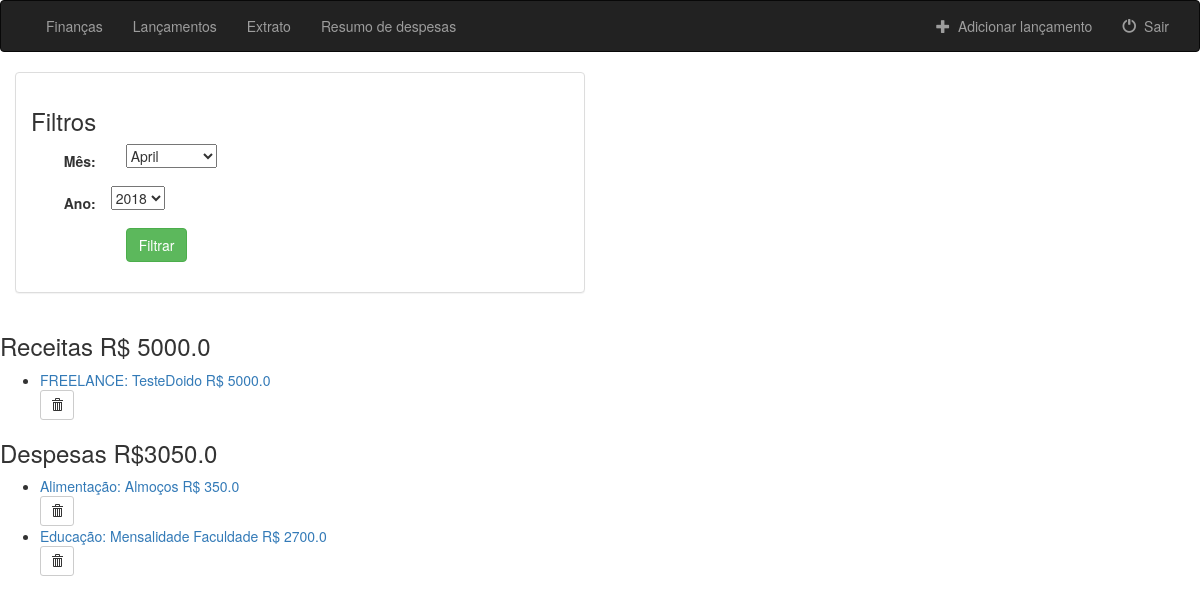
The app's page /finances/list_entry/ (signed in), older data.
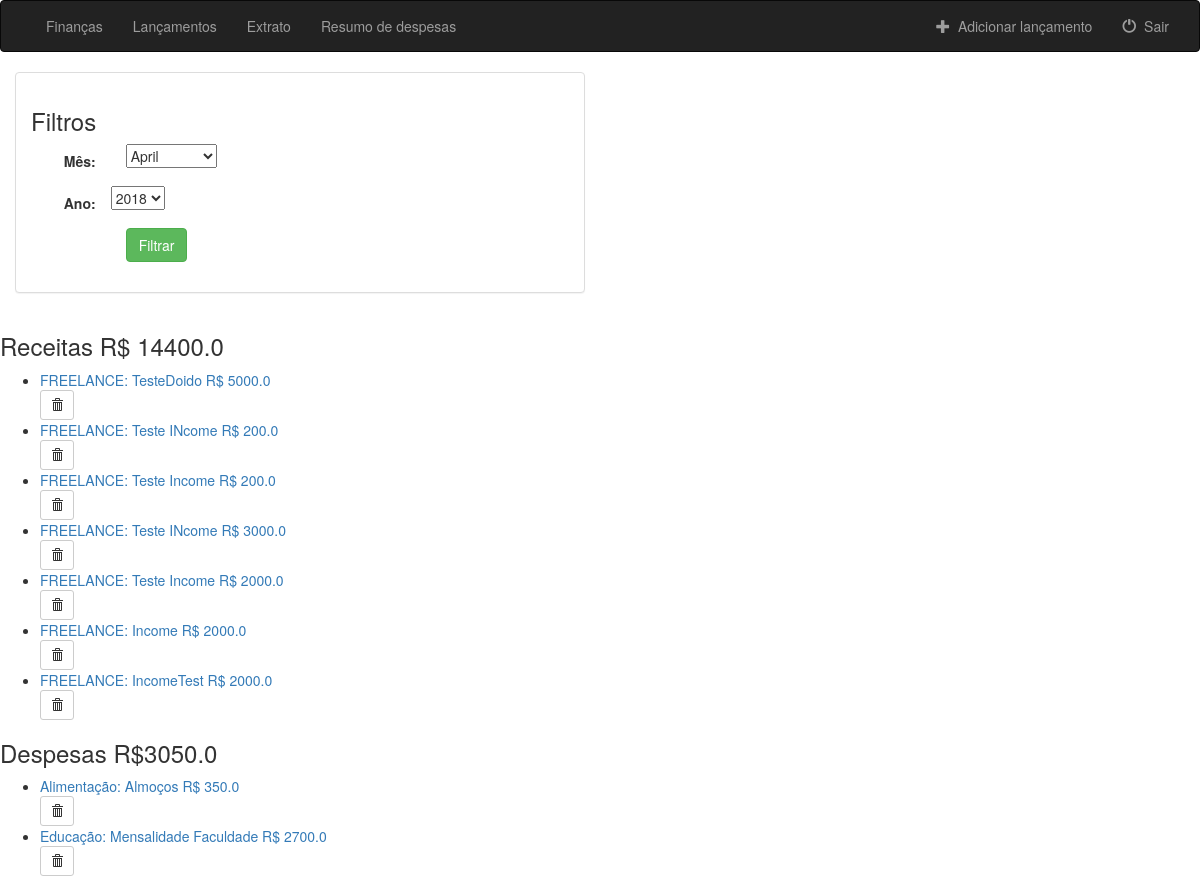
The same page, newer data.
### finances/models.py (models this page shows, shortened)
class Entry(models.Model):
    agent = models.ForeignKey(User, on_delete=models.CASCADE)
    category = models.ForeignKey(Category, on_delete=models.CASCADE)
    description = models.CharField(max_length=100)
    amount = models.FloatField()
    entry_date = models.DateField(default=timezone.now)
    objects = EntryManager()

class Category(models.Model):
    INCOME = 'IN'
    EXPENSE = 'EX'
    ENTRY_TYPE_CHOICES = (
        (INCOME, 'INCOME'),
        (EXPENSE, 'EXPENSE'),
    )
    entries_type = models.CharField(
        max_length=2,
        choices=ENTRY_TYPE_CHOICES,
        default= EXPENSE,
    )
    description = models.CharField(max_length=100)

### finances/views.py (the view, shortened to what this page needs)
# urls.py: path('list_entry/', views.ListEntry.as_view(), name='list_entry'),
class ListEntry(LoginRequiredMixin, View):
    template_name = 'finances/list_entry.html'
    login_url = 'finances:login_user'
    def get(self, request):
        return get_list_entries(request, None, self.template_name)

### finances/models.py (called while the page is built)
    def get_entries(self, user, month, year, limit, entry_type):
        try:
            return self.order_by('entry_date').filter(
                agent=user, category__in=Category.objects.filter(entries_type__in=entry_type),
                entry_date__month=month, entry_date__year=year
                )[:limit]
        except ObjectDoesNotExist:
            return None

    def get_incomes(self, user, month, year, limit):
        return self.get_entries(user, month, year, limit, [('IN')])

    def get_expenses(self, user, month, year, limit):
        return self.get_entries(user, month, year, limit, [('EX')])

    def get_all_entries(self, user, month, year, limit):
        return self.get_entries(user, month, year, limit, [('IN'), ('EX')])

    def get_entries_amount(self, user, entries):
        return entries.aggregate(Sum('amount'))

    def get_amount_expenses_by_category(self, user, month, year, limit):
        expenses = self.get_expenses(user, month, year, limit)
        return expenses.order_by('category__description').values('category__description').annotate(Sum('amount'))

### finances/templates/finances/list_entry.html (shortened to what this page needs)
{% extends 'finances/base.html' %}
{% block body %}
<div class="container-fluid">
        <div class="row">
            <div class="col-sm-12 col-md-6">
                <div class="panel panel-default">
                    <div class="panel-body">
                        <h3>Filtros</h3>
                        <form class="form-horizontal" role="form" action="{% url 'finances:list_entry'%}" method="post" enctype="multipart/form-data">
                            <div class="form-group">
                                <label class="control-label col-sm-2" for="id_month">Mês:</label>
                                <div class="col-sm-10">
                                    <select id="id_month"name="month">
                                        {% for month in months %}
                                            <option value="{{month.0}}"
                                            {% if month.0 == current_month%}selected="selected"{% endif %}>{{month.1}}</option>
                                        {% endfor %}
                                    </select>
                                </div>
                            </div>
                            <div class="form-group">
                                <label class="control-label col-sm-2" for="id_year">Ano:</label>
                                <select name="year" id="id_year">
                                    {% for year in years %}
                                        <option value="{{year}}"
                                        {% if year == current_year%}selected="selected"{% endif %}>{{year}}</option>
                                    {% endfor %}
                                </select>
                            </div>
                            <div class="form-group">
                                <div class="col-sm-offset-2 col-sm-10">
                                    <button type="submit" class="btn btn-success">Filtrar</button>
                                </div>
                            </div>
                        </form>
                    </div>
                </div>
            </div>
        </div>
</div>
{% if incomes %}
<h3>Receitas R$ {{total_incomes.amount__sum}}</h3>
<ul>
    {% for income in incomes %}
    <li><a href = "/finances/{{income.id}}/">{{income.category.description}}: {{income.description}} R$ {{income.amount}}</a></li>
    <form action="{% url 'finances:delete_entry' income.id %}" method="post" style="display: inline;">
        <button type="submit" class="btn btn-default btn-sm">
            <span class="glyphicon glyphicon-trash"></span>
        </button>
    </form>
    {% endfor %}
</ul>
{% else %}
<h3>Você não possui receitas</h3>
{% endif %}
{% if expenses %}
<h3>Despesas R${{total_expenses.amount__sum}}</h3>
<ul>
    {% for expense in expenses %}
    <li><a href = "/finances/{{expense.id}}/">{{expense.category.description}}: {{expense.description}} R$ {{expense.amount}}</a></li>
    <form action="{% url 'finances:delete_entry' expense.id %}" method="post" style="display: inline;">
        <button type="submit" class="btn btn-default btn-sm">
            <span class="glyphicon glyphicon-trash"></span>
        </button>
    </form>
    {% endfor %}
</ul>
{% else %}
<h3>Você não possui despesas</h3>
{% endif %}
{% endblock %}

Row changes from the older to the newer data that the page shows:
added Entry: category.description "FREELANCE", description "Teste INcome", amount "200.0", shown under "Receitas R$ 14400.0"
added Entry: category.description "FREELANCE", description "Teste Income", amount "200.0", shown under "Receitas R$ 14400.0"
added Entry: category.description "FREELANCE", description "Teste INcome", amount "3000.0", shown under "Receitas R$ 14400.0"
added Entry: category.description "FREELANCE", description "Teste Income", amount "2000.0", shown under "Receitas R$ 14400.0"
added Entry: category.description "FREELANCE", description "Income", amount "2000.0", shown under "Receitas R$ 14400.0"
added Entry: category.description "FREELANCE", description "IncomeTest", amount "2000.0", shown under "Receitas R$ 14400.0"
Text that changed along with them:
{{ total_incomes.amount__sum }}: "5000.0" → "14400.0"
